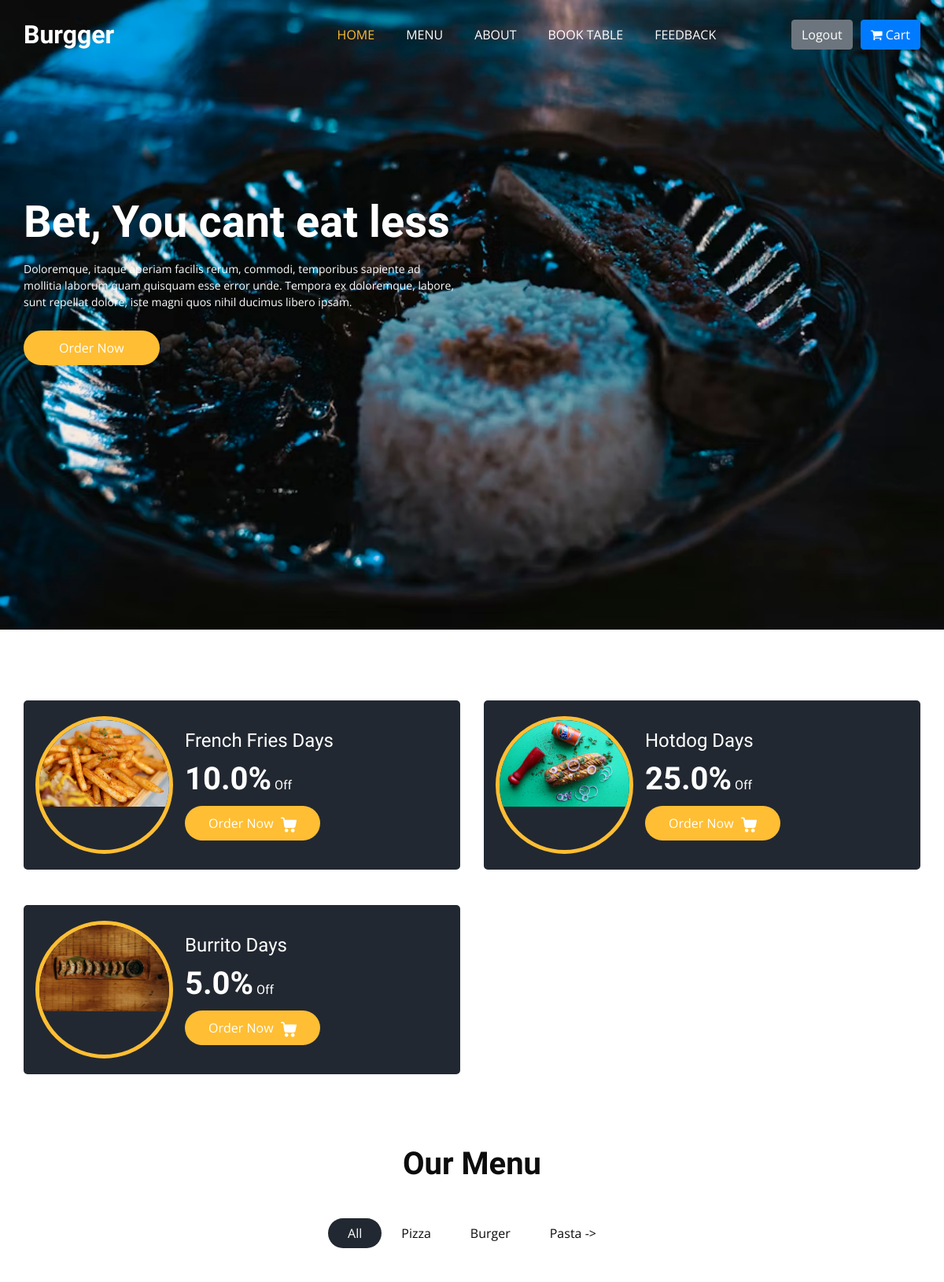
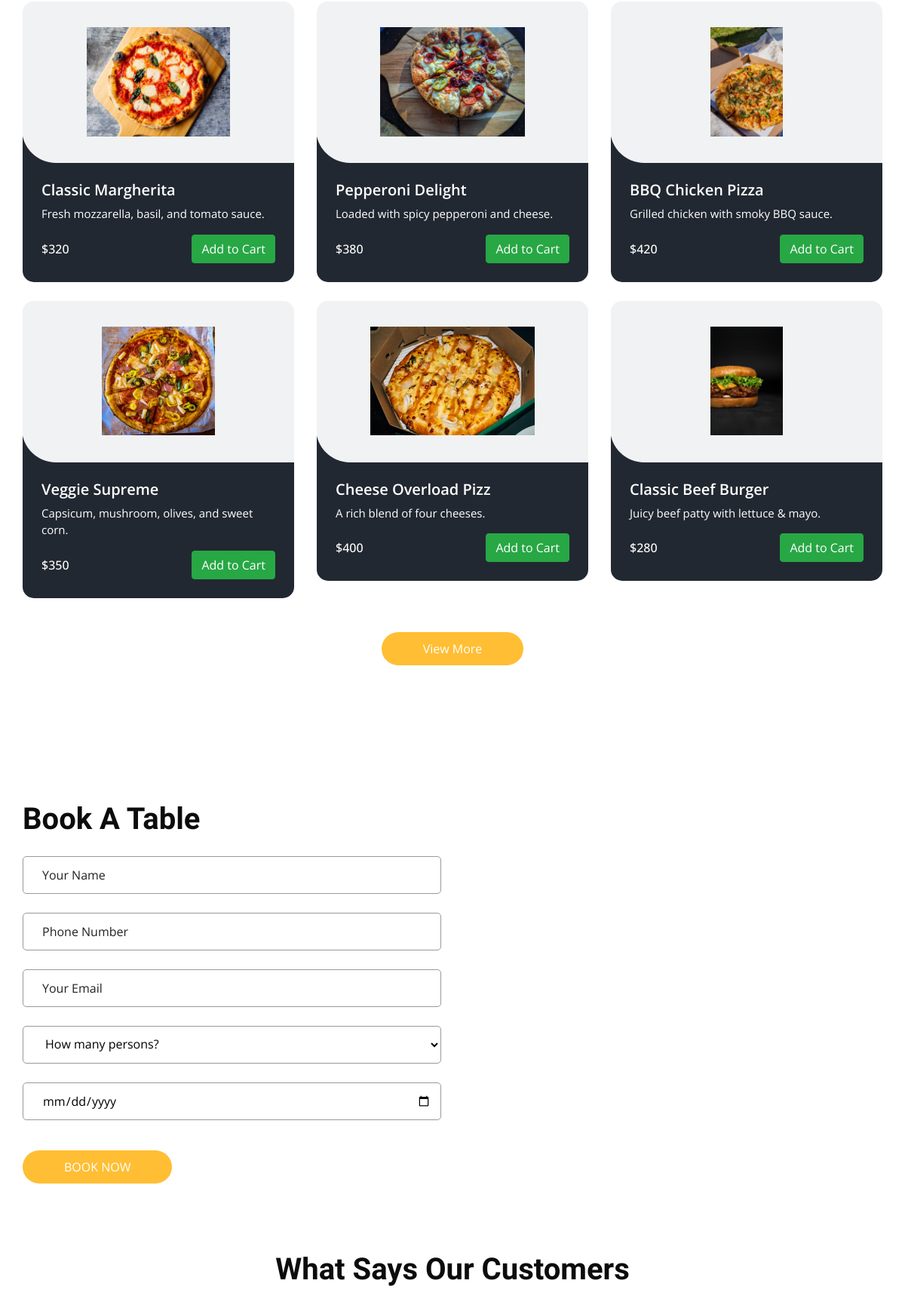
The page / (upper part) on the database its author committed (2 pictures, top to bottom).
### baseapp/models.py (models this page shows, shortened)
class Offer(models.Model):
    category = models.ForeignKey(Category, on_delete=models.CASCADE, related_name='offers')
    percent = models.FloatField(default=0)
    image = models.ImageField(upload_to='offer_images/')

class Category(models.Model):
    category_name = models.CharField(max_length=20)
    def __str__(self):
        return self.category_name

class Items(models.Model):
    item_name = models.CharField(max_length=20)
    description = models.TextField(blank=False)
    price = models.IntegerField()
    category = models.ForeignKey(Category, related_name='items', on_delete=models.CASCADE)
    image = models.ImageField(upload_to='item_images/')

### baseapp/views.py (the view)
# urls.py: path('', views.Home, name='Home'),
def Home(request):
    offers = Offer.objects.all()
    sliders = SliderImage.objects.all()
    category = Category.objects.all()[:3]
    items = Items.objects.all()[:6]
    feedbacks = Feedback.objects.all()
    return render(request, 'home.html', {
        'sliders':sliders,
        'offers':offers,
        'category':category,
        'items':items,
        'feedbacks':feedbacks
    })

### baseapp/models.py (called while the page is built)
    def shortdesc(self, length=140):
        return (self.description[:length] + "...") if len(self.description) > length else self.description

### template/home.html (shortened to what this page needs)
{% extends "base.html" %}
{% block home_status %}active{% endblock home_status %}
{% load static %}
{% block slider %}
    <section class="slider_section ">
      <div id="customCarousel1" class="carousel slide" data-ride="carousel">
        <div class="carousel-inner">
          <div class="carousel-item active">
            <div class="container ">
              <div class="row">
                <div class="col-md-7 col-lg-6 ">
                  <div class="detail-box">
                    <h1> Bet, You cant eat less </h1>
                    <p>
                      Doloremque, itaque aperiam facilis rerum, commodi, temporibus sapiente ad mollitia laborum quam quisquam esse error unde. Tempora ex doloremque, labore, sunt repellat dolore, iste magni quos nihil ducimus libero ipsam.
                    </p>
                   <div class="btn-box">
                      <a href="{% url 'Menu' %}" class="btn1">
                        Order Now
                      </a>
                    </div>
                  </div>
                </div>
              </div>
            </div>
          </div>
        </div>
      </div>
    </section>
{% endblock slider %}
{% block main %}
  <section class="offer_section layout_padding-bottom">
    <div class="offer_container">
      <div class="container ">
        <div class="row">
          {% for o in offers %}
          <div class="col-md-6  ">
            <div class="box ">
              <div class="img-box">
                <img src="media/{{o.image}}" alt="">
              </div>
              <div class="detail-box">
                <h5>
                  {{o.category}} Days
                </h5>
                <h6>
                  <span>{{o.percent}}%</span> Off
                </h6>
                <a href="{% url "Menu" %}">
                  Order Now
                </a>
              </div>
            </div>
          </div>
          {% endfor %}
        </div>
      </div>
    </div>
  </section>
  <section class="food_section layout_padding-bottom">
    <div class="container">
      <div class="heading_container heading_center">
        <h2>
          Our Menu
        </h2>
      </div>
      <ul class="filters_menu">
        <li class="active" data-filter="*">All</li>
        {% for i in category %}
        <li data-filter=".{{i.category_name}}">{{i.category_name}} {% if forloop.last %}  -> {% endif %}</li>
        {% endfor %}
      </ul>
      <div class="filters-content">
        <div class="row grid">
          {% for j in items %}
          <div class="col-sm-6 col-lg-4 all {{j.category}}">
            <div class="box">
              <div>
                <div class="img-box">
                  <img src="/media/{{j.image}} " alt="{{j.image}}">
                </div>
                <div class="detail-box">
                  <h5>
                    {{j.item_name}}
                  </h5>
                  <p>
                    {{j.description}}
                  </p>
                  <div class="options">
                    <h6>
                      ${{j.price}}
                    </h6>
                    <button class="btn btn-success add-to-cart" data-item-id="{{j.id}}" data-item-name="{{j.Item_name}}" data-item-price="{{j.Price}}">
                      Add to Cart
                    </button>
                  </div>
                </div>
              </div>
            </div>
          </div>
          {% endfor %}
        </div>
      </div>
      <div class="btn-box">
        <a href="{% url 'Menu'%}">
          View More
        </a>
      </div>
    </div>
  </section>
  <section class="book_section layout_padding">
    <div class="container">
      <div class="heading_container">
        <h2>
          Book A Table
        </h2>
      </div>
      <div class="row">
        <div class="col-md-6">
          <div class="form_container">
            <form action="{% url 'Book_Table' %}" method='POST'>{% csrf_token %}
            <div>
              <input type="text" class="form-control" name="username" required placeholder="Your Name" />
            </div>
            <div>
              <input type="text" class="form-control" name="phonenumber" required placeholder="Phone Number" />
            </div>
            <div>
              <input type="email" class="form-control" name="email" placeholder="Your Email" />
            </div>
            <div>
              <select class="form-control nice-select wide" required name="totalperson">
                <option value="" disabled selected>
                  How many persons?
                </option>
              </select>
            </div>
            <div>
              <input type="date" required name="bookingdate" class="form-control">
            </div>
            <div class="btn_box">
              <button>
                Book Now
              </button>
            </div>
          </form>
          </div>
        </div>
        <div class="col-md-6">
          <div class="map_container ">
            <div id="googleMap"></div>
          </div>
        </div>
      </div>
    </div>
  </section>
  <section class="client_section layout_padding-bottom">
    <div class="container">
      <div class="heading_container heading_center psudo_white_primary mb_45">
        <h2>
          What Says Our Customers
        </h2>
      </div>
    </div>
  </section>
{% endblock main %}

### template/base.html (shortened to what this page needs)
<!DOCTYPE html>
<html>
{% load static %}
<head>
  <link rel="stylesheet" type="text/css" href="{% static 'css/bootstrap.css' %}" />
  <link rel="stylesheet" type="text/css" href="https://cdnjs.cloudflare.com/ajax/libs/OwlCarousel2/2.3.4/assets/owl.carousel.min.css" />
  <link rel="stylesheet" href="https://cdnjs.cloudflare.com/ajax/libs/jquery-nice-select/1.1.0/css/nice-select.min.css" />
  <link href="{% static 'css/font-awesome.min.css' %}" rel="stylesheet" />
  <link href="{% static 'css/style.css' %}" rel="stylesheet" />
  <link href="{% static 'css/responsive.css' %}" rel="stylesheet" />
</head>
<body {% block class %}{% endblock class %}>
  <div class="hero_area">
   <div id="bg-slider" class="position-absolute top-0 start-0 w-100 h-100" style="z-index: -1; background-size: cover; background-position: center; transition: background-image 1s ease-in-out;"></div>
    <header class="header_section">
      <div class="container">
        <nav class="navbar navbar-expand-lg custom_nav-container ">
          <a class="navbar-brand" href="{% url "Home" %}">
            <span>
              Burgger
            </span>
          </a>
          <div class="collapse navbar-collapse" id="navbarSupportedContent">
            <ul class="navbar-nav  mx-auto ">
              <li class="nav-item {% block home_status %}{% endblock home_status %}">
                <a class="nav-link" href="{% url "Home" %}">Home <span class="sr-only">(current)</span></a>
              </li>
              <li class="nav-item {% block menu_status %}{% endblock menu_status %}">
                <a class="nav-link " href="{% url "Menu" %}">Menu</a>
              </li>
              <li class="nav-item {% block about_status %}{% endblock about_status %}">
                <a class="nav-link" href="{% url "About" %}">About</a>
              </li>
              <li class="nav-item {% block table_status %}{% endblock table_status %}">
                <a class="nav-link" href="{% url "Book_Table" %}">Book Table</a>
              </li>
              <li class="nav-item {% block feedback_status %}{% endblock feedback_status %}">
                <a class="nav-link" href="{% url "Feedback_Form" %}">Feedback</a>
              </li>
            </ul>
            <div class="user_option">
              <div class="user_option">
                {% if user %}
                  <a href="{% url 'logout' %}" class="btn btn-secondary">Logout</a>
                  <button id="cart-button" class="btn btn-primary">
                    <i class="fa fa-shopping-cart"></i> Cart
                  </button>
                {% else %}
                  <a href="{% url 'login' %}" class="btn order_online">Login</a>
                {% endif %}
              </div>
            </div>
          </div>
        </nav>
      </div>
    </header>
    {% block slider %}{% endblock slider %}
  </div>
 {% block main %}
 {% endblock main %}
</body>
</html>

### static/css/responsive.css (style rules this page uses)
@media (min-width: 1200px) { .container { max-width: 1170px; } }

### rows shown on the page
Offer: image (picture), category "French Fries", percent "10.0"
Offer: image (picture), category "Hotdog", percent "25.0"
Offer: image (picture), category "Burrito", percent "5.0"
Category: category_name "Pizza"
Category: category_name "Burger"
Category: category_name "Pasta"
Items: image (picture), item_name "Classic Margherita", description "Fresh mozzarella, basil, and tomato sauce.", price "320"
Items: image (picture), item_name "Pepperoni Delight", description "Loaded with spicy pepperoni and cheese.", price "380"
Items: image (picture), item_name "BBQ Chicken Pizza", description "Grilled chicken with smoky BBQ sauce.", price "420"
Items: image (picture), item_name "Veggie Supreme", description "Capsicum, mushroom, olives, and sweet corn.", price "350"
Items: image (picture), item_name "Cheese Overload Pizz", description "A rich blend of four cheeses.", price "400"
Items: image (picture), item_name "Classic Beef Burger", description "Juicy beef patty with lettuce & mayo.", price "280"
